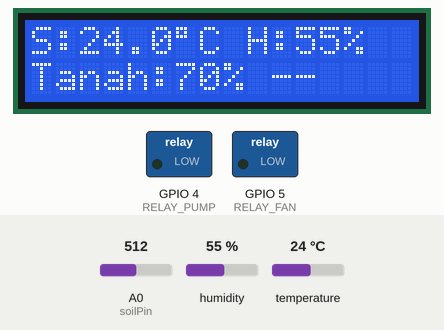
The sketch below on a simulated ESP8266 (NodeMCU). On the bench: 16×2 character LCD, switched loads named in the sketch (green lamp = pin HIGH). The test bench sets the inputs (shaded band); at power-on: A0 (soilPin) = 512, humidity 55 %, temperature 24 °C. WiFi joins after 1.5 s; servers stay silent unless stated; what the sketch prints to the serial monitor is not drawn.

Above: at 2.8 s.
2.9 s: A0 (soilPin) set to 791
At 4.9 s:
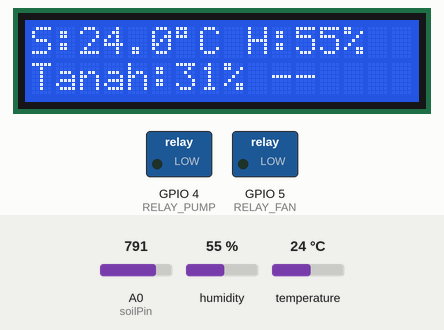
5.6 s: A0 (soilPin) set to 815
At 6.5 s:
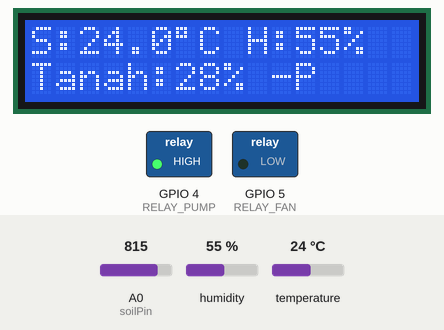
8.3 s: humidity set to 22 %
At 10.8 s:
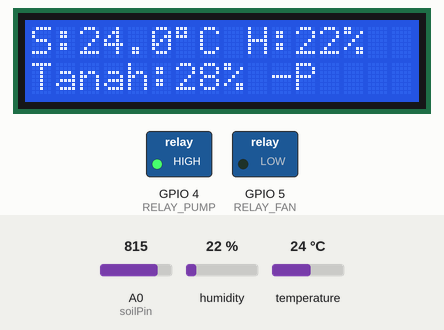
11.3 s: temperature set to 12 °C
At 12.3 s:
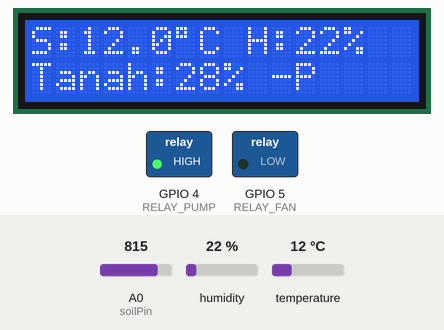
14.0 s: humidity set to 40 %
At 16.6 s:
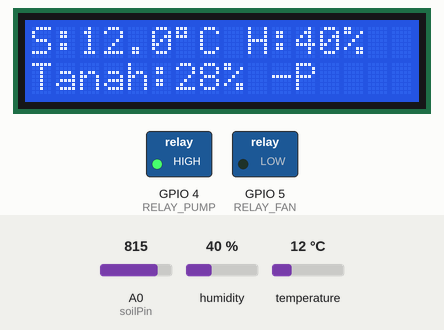
17.4 s: A0 (soilPin) set to 900
At 19.6 s:
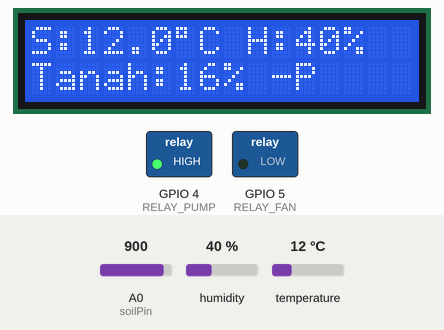
Timing chart, 0 to 21.1 s (numbered marks = the images above; inputs shaded):
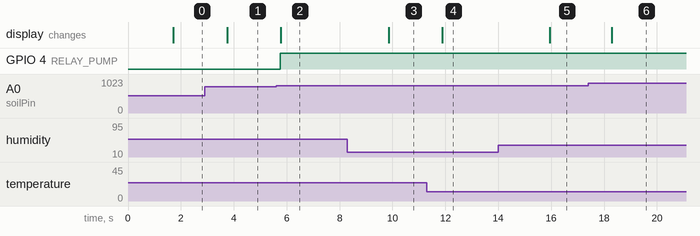

The sketch:

khusus_soildht22_thingspeak.ino
```cpp
/* =========================================================
   GABUNGAN: DHT22 + SOIL MOISTURE + KIPAS + POMPA + THINGSPEAK
   Isi bagian yang ada tanda ISI DI SINI sebelum upload ya!
   ========================================================= */

#include <Wire.h>
#include <LiquidCrystal_I2C.h>
#include <DHT.h>
#include <ESP8266WiFi.h>
#include <ThingSpeak.h>

// ---------- ISI DI SINI: pin DHT22 & kipas ----------
#define DHTPIN 2          // pin data DHT22 kamu
#define RELAY_FAN 5       // pin relay kipas kamu
#define DHTTYPE DHT22

// ---------- ISI DI SINI: pin soil moisture & pompa ----------
const int soilPin = A0;      // pin analog sensor soil moisture kamu
#define RELAY_PUMP 4          // pin relay pompa kamu

// Kalibrasi sensor soil (sesuaikan dengan sensor kamu)
const int soilDry = 1023;
const int soilWet = 300;

// ---------- ISI DI SINI: WiFi & ThingSpeak ----------
const char* ssid       = "ISI_NAMA_WIFI";
const char* password   = "ISI_PASSWORD_WIFI";
unsigned long channelID = 0;              // ISI_CHANNEL_ID (satu channel, 3 field)
const char* writeAPIKey = "ISI_WRITE_API_KEY";

LiquidCrystal_I2C lcd(0x27, 16, 2);
DHT dht(DHTPIN, DHTTYPE);
WiFiClient client;

unsigned long lastSend = 0;
const unsigned long sendInterval = 15000; // kirim tiap 15 detik

void setup() {
  Serial.begin(115200);
  dht.begin();

  lcd.init();
  lcd.backlight();

  pinMode(RELAY_FAN, OUTPUT);
  pinMode(RELAY_PUMP, OUTPUT);
  digitalWrite(RELAY_FAN, LOW);
  digitalWrite(RELAY_PUMP, LOW);

  WiFi.mode(WIFI_STA);
  WiFi.begin(ssid, password);
  lcd.setCursor(0, 0);
  lcd.print("Connecting WiFi");
  while (WiFi.status() != WL_CONNECTED) {
    delay(400);
    Serial.print(".");
  }
  Serial.println("\nWiFi connected!");
  lcd.clear();

  ThingSpeak.begin(client);
}

void loop() {
  // --- baca DHT22 ---
  float temperature = dht.readTemperature();
  float humidity = dht.readHumidity();

  if (isnan(temperature) || isnan(humidity)) {
    Serial.println("Gagal baca DHT22!");
    lcd.setCursor(0, 0);
    lcd.print("Sensor DHT Error");
    delay(2000);
    return;
  }

  // --- baca soil moisture ---
  int soilRaw = analogRead(soilPin);
  int soilPercentage = map(soilRaw, soilDry, soilWet, 0, 100);
  soilPercentage = constrain(soilPercentage, 0, 100);

  // --- kontrol output ---
  bool fanOn  = (temperature > 24 && humidity > 70);
  bool pumpOn = (soilPercentage < 30);
  digitalWrite(RELAY_FAN, fanOn ? HIGH : LOW);
  digitalWrite(RELAY_PUMP, pumpOn ? HIGH : LOW);

  // --- tampilan LCD (bergantian tiap loop biar muat di 16x2) ---
  lcd.setCursor(0, 0);
  lcd.print("S:");
  lcd.print(temperature, 1);
  lcd.print((char)223);
  lcd.print("C H:");
  lcd.print(humidity, 0);
  lcd.print("%  ");

  lcd.setCursor(0, 1);
  lcd.print("Tanah:");
  lcd.print(soilPercentage);
  lcd.print("% ");
  lcd.print(fanOn ? "F" : "-");
  lcd.print(pumpOn ? "P" : "-");
  lcd.print(" ");

  Serial.print("Suhu:"); Serial.print(temperature);
  Serial.print(" Humid:"); Serial.print(humidity);
  Serial.print(" Soil:"); Serial.print(soilPercentage);
  Serial.print(" Fan:"); Serial.print(fanOn ? "ON" : "OFF");
  Serial.print(" Pump:"); Serial.println(pumpOn ? "ON" : "OFF");

  // --- kirim ke ThingSpeak tiap sendInterval ---
  if (millis() - lastSend > sendInterval) {
    ThingSpeak.setField(1, temperature);     // field1 = suhu
    ThingSpeak.setField(2, humidity);        // field2 = kelembapan udara
    ThingSpeak.setField(3, soilPercentage);  // field3 = kelembapan tanah
    int result = ThingSpeak.writeFields(channelID, writeAPIKey);
    if (result == 200) {
      Serial.println("Data terkirim ke ThingSpeak!");
    } else {
      Serial.println("Gagal kirim, kode error: " + String(result));
    }
    lastSend = millis();
  }

  delay(2000);
}
```

Measured:
- the behaviour switches between 802 and 803 on A0 (soilPin) (found by bisection; images 1 and 2)
- after the input at 2.9 s, the display: changes after 0.85 s (image 1)
- after the input at 5.6 s, GPIO 4 (RELAY_PUMP): LOW → HIGH after 0.16 s; the display: changes after 0.18 s (image 2)
- after the input at 8.3 s, the display: changes after 1.6 s (image 3)
- after the input at 11.3 s, the display: changes after 0.59 s (image 4)
- after the input at 14.0 s, the display: changes after 2.0 s (image 5)
- after the input at 17.4 s, the display: changes after 0.89 s (image 6)
